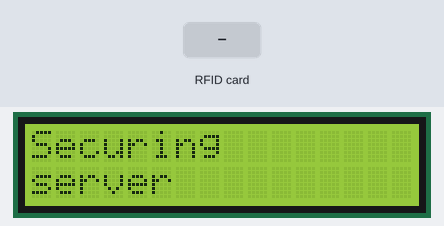
Bench run of a sketch on a simulated ESP8266 (NodeMCU). On the bench: 16×2 character LCD. The inputs (shaded band) are chosen by the test bench. WiFi joins after 1.5 s; servers stay silent unless stated; what the sketch prints to the serial monitor is not drawn.

Above: at 2.2 s.
At 10.5 s:
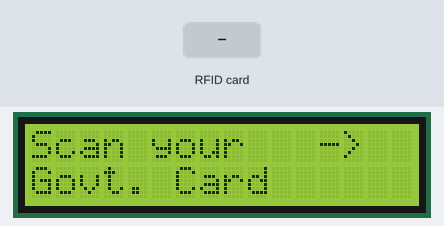
10.6 s: RFID card 75 95 96 06 91 held to the reader
At 12.2 s:
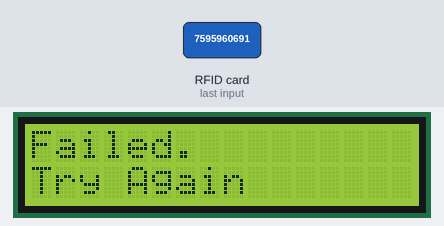
Timing chart, 0 to 13.7 s (numbered marks = the images above; inputs shaded):
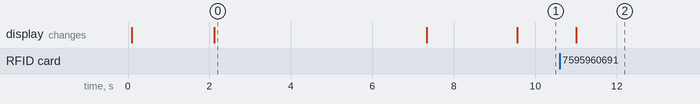

Measured:
- after the input at 10.6 s, the display: changes after 0.41 s (image 2)
- what the display in image 0 shows lasts 5.2 s, from 2.1 s to 7.3 s

The sketch:

rfid_display.ino
```cpp
#include <Arduino.h>
#include <ESP8266WiFi.h>
#include <SPI.h>
#include <MFRC522.h>
#include <HTTPSRedirect.h>

#include<Wire.h>
#include<LiquidCrystal_I2C.h>
LiquidCrystal_I2C lcd(0x27, 16, 2);
//---------------------------------------------------------------------------------------------------------
// Enter Google Script Deployment ID:
const char *GScriptId = "AKfycbwHNHM5nJcT8FFXahDisKgZrB8SMCCl58js2_S3L4HSWvqTsfhxoU4h-vVdB_6BSQBXjQ";
//---------------------------------------------------------------------------------------------------------
// Enter network credentials:
const char* ssid     = "Doraemon";
const char* password = "7595960691";
//---------------------------------------------------------------------------------------------------------
// Enter command (insert_row or append_row) and your Google Sheets sheet name (default is Sheet1):
String payload_base =  "{\"command\": \"insert_row\", \"sheet_name\": \"Sheet1\", \"values\": ";
String payload = "";
//---------------------------------------------------------------------------------------------------------
// Google Sheets setup
const char* host        = "script.google.com";
const int   httpsPort   = 443;
const char* fingerprint = "";
String url = String("/macros/s/") + GScriptId + "/exec";
HTTPSRedirect* client = nullptr;
//------------------------------------------------------------
// Declare variables that will be published to Google Sheets
String student_id;
//------------------------------------------------------------
int blocks[] = {4,5,6,8,9};
#define total_blocks  (sizeof(blocks) / sizeof(blocks[0]))
//------------------------------------------------------------
#define RST_PIN  0  //D3
#define SS_PIN   2  //D4
#define BUZZER   4  //D2


//------------------------------------------------------------
MFRC522 mfrc522(SS_PIN, RST_PIN);
MFRC522::MIFARE_Key key;
MFRC522::StatusCode status;
//------------------------------------------------------------
int blockNum = 2;
/* Create another array to read data from Block */
/* Legthn of buffer should be 2 Bytes more than the size of Block (16 Bytes) */
byte bufferLen = 18;
byte readBlockData[18];
//------------------------------------------------------------

/****************************************************************************************************
 * setup Function
****************************************************************************************************/
void setup() {
  //----------------------------------------------------------
  Serial.begin(9600);
  delay(10);
  Serial.println('\n');
  //----------------------------------------------------------
  SPI.begin();
  //----------------------------------------------------------
  //initialize lcd screen
  lcd.init();
  // turn on the backlight
  lcd.backlight();
  lcd.clear();
  lcd.setCursor(0,0); //col=0 row=0
  lcd.print("Govt. Card");
  lcd.setCursor(0,1); //col=0 row=0
  lcd.print("scanner");
  //----------------------------------------------------------
  // Connect to WiFi
  WiFi.begin(ssid, password);
  Serial.print("Connecting to ");
  Serial.print(ssid); Serial.println(" ...");

  while (WiFi.status() != WL_CONNECTED) {
    delay(1000);
    Serial.print(".");
  }
  Serial.println('\n');
  Serial.println("Connection established!");
  Serial.print("IP address:\t");
  Serial.println(WiFi.localIP());
  //----------------------------------------------------------
  // Use HTTPSRedirect class to create a new TLS connection
  client = new HTTPSRedirect(httpsPort);
  client->setInsecure();
  client->setPrintResponseBody(true);
  client->setContentTypeHeader("application/json");
  //----------------------------------------------------------
  lcd.clear();
  lcd.setCursor(0,0); //col=0 row=0
  lcd.print("Securing");
  lcd.setCursor(0,1); //col=0 row=0
  lcd.print("server");
  delay(5000);
  //----------------------------------------------------------
  Serial.print("Connecting to ");
  Serial.println(host);
  //----------------------------------------------------------
  // Try to connect for a maximum of 5 times
  bool flag = false;
  for(int i=0; i<5; i++){
    int retval = client->connect(host, httpsPort);
    //*************************************************
    if (retval == 1){
      flag = true;
      String msg = "Connected";
      Serial.println(msg);
      lcd.clear();
      lcd.setCursor(0,0); //col=0 row=0
      lcd.print(msg);
      lcd.setCursor(0,1);
      lcd.print("Server 1");
      delay(2000);
      break;
    }
    //*************************************************
    else
      Serial.println("Connection failed. Retrying...");
    //*************************************************
  }
  //----------------------------------------------------------
  if (!flag){
    //____________________________________________
    lcd.clear();
    lcd.setCursor(0,0); //col=0 row=0
    lcd.print("Connection fail");
    //____________________________________________
    Serial.print("Could not connect to server: ");
    Serial.println(host);
    delay(5000);
    return;
    //____________________________________________
  }
  //----------------------------------------------------------
  delete client;    // delete HTTPSRedirect object
  client = nullptr; // delete HTTPSRedirect object
  //----------------------------------------------------------
}

/****************************************************************************************************
 * loop Function
****************************************************************************************************/
void loop() {
  //----------------------------------------------------------------
  static bool flag = false;
  if (!flag){
    client = new HTTPSRedirect(httpsPort);
    client->setInsecure();
    flag = true;
    client->setPrintResponseBody(true);
    client->setContentTypeHeader("application/json");
  }
  if (client != nullptr){
    if (!client->connected())
      {client->connect(host, httpsPort);}
  }
  else{Serial.println("Error creating client object!");}
  //----------------------------------------------------------------
  lcd.clear();
  lcd.setCursor(0,0); //col=0 row=0
  lcd.print("Scan your   ->");
  lcd.setCursor(0,1);
  lcd.print("Govt. Card");

  /* Initialize MFRC522 Module */
  mfrc522.PCD_Init();
  /* Look for new cards */
  /* Reset the loop if no new card is present on RC522 Reader */
  if ( ! mfrc522.PICC_IsNewCardPresent()) {return;}
  /* Select one of the cards */
  if ( ! mfrc522.PICC_ReadCardSerial()) {return;}
  /* Read data from the same block */
  Serial.println();
  Serial.println(F("Reading last data from RFID..."));
  //----------------------------------------------------------------
  String values = "", data;
  /*
  //creating payload - method 1
  //----------------------------------------------------------------
  ReadDataFromBlock(blocks[0], readBlockData); //student id
  data = String((char*)readBlockData); data.trim();
  student_id = data;
  //----------------------------------------------------------------
  ReadDataFromBlock(blocks[1], readBlockData); //first name
  data = String((char*)readBlockData); data.trim();
  first_name = data;
  //----------------------------------------------------------------
  ReadDataFromBlock(blocks[2], readBlockData); //last name
  data = String((char*)readBlockData); data.trim();
  last_name = data;
  //----------------------------------------------------------------
  ReadDataFromBlock(blocks[3], readBlockData); //phone number
  data = String((char*)readBlockData); data.trim();
  phone_number = data;
  //----------------------------------------------------------------
  ReadDataFromBlock(blocks[4], readBlockData); //address
  data = String((char*)readBlockData); data.trim();
  address = data; data = "";
  //----------------------------------------------------------------
  values = "\"" + student_id + ",";
  values += first_name + ",";
  values += last_name + ",";
  values += phone_number + ",";
  values += address + "\"}";
  //----------------------------------------------------------------*/
  //creating payload - method 2 - More efficient
  for (byte i = 0; i < total_blocks; i++) {
    ReadDataFromBlock(blocks[i], readBlockData);
    //*************************************************
    if(i == 0){
      data = String((char*)readBlockData);
      data.trim();
      student_id = data;
      values = "\"" + data + ",";
    }
    //*************************************************
    else if(i == total_blocks-1){
      data = String((char*)readBlockData);
      data.trim();
      values += data + "\"}";
    }
    //*************************************************
    else{
      data = String((char*)readBlockData);
      data.trim();
      values += data + ",";
    }
  }
  //----------------------------------------------------------------
  // Create json object string to send to Google Sheets
  // values = "\"" + value0 + "," + value1 + "," + value2 + "\"}"
  payload = payload_base + values;
  //----------------------------------------------------------------
  lcd.clear();
  lcd.setCursor(0,0); //col=0 row=0
  lcd.print("Data stored");
  lcd.setCursor(0,1); //col=0 row=0
  lcd.print("Server 1");
  //----------------------------------------------------------------
  // Publish data to Google Sheets
  Serial.println("Publishing data...");
  Serial.println(payload);
  if(client->POST(url, host, payload)){
    // do stuff here if publish was successful
    lcd.clear();
    lcd.setCursor(0,0); //col=0 row=0
    lcd.print("Govt ID:");
    lcd.setCursor(0,1); //col=0 row=0
    lcd.print(student_id);
  }
  //----------------------------------------------------------------
  else{
    // do stuff here if publish was not successful
    Serial.println("Error while connecting");
    lcd.clear();
    lcd.setCursor(0,0); //col=0 row=0
    lcd.print("Failed.");
    lcd.setCursor(0,1); //col=0 row=0
    lcd.print("Try Again");
  }

  //----------------------------------------------------------------
  // a delay of several seconds is required before publishing again
  delay(5000);
}


/****************************************************************************************************
 *
****************************************************************************************************/
/****************************************************************************************************
 * ReadDataFromBlock() function
 ****************************************************************************************************/
void ReadDataFromBlock(int blockNum, byte readBlockData[])
{
  //----------------------------------------------------------------------------
  /* Prepare the ksy for authentication */
  /* All keys are set to FFFFFFFFFFFFh at chip delivery from the factory */
  for (byte i = 0; i < 6; i++) {
    key.keyByte[i] = 0xFF;
  }
  //----------------------------------------------------------------------------
  /* Authenticating the desired data block for Read access using Key A */
  status = mfrc522.PCD_Authenticate(MFRC522::PICC_CMD_MF_AUTH_KEY_A, blockNum, &key, &(mfrc522.uid));
  //----------------------------------------------------------------------------s
  if (status != MFRC522::STATUS_OK){
     Serial.print("Authentication failed for Read: ");
     Serial.println(mfrc522.GetStatusCodeName(status));
     return;
  }
  //----------------------------------------------------------------------------
  else {
    Serial.println("Authentication success");
  }
  //----------------------------------------------------------------------------
  /* Reading data from the Block */
  status = mfrc522.MIFARE_Read(blockNum, readBlockData, &bufferLen);
  if (status != MFRC522::STATUS_OK) {
    Serial.print("Reading failed: ");
    Serial.println(mfrc522.GetStatusCodeName(status));
    return;
  }
  //----------------------------------------------------------------------------
  else {
    readBlockData[16] = ' ';
    readBlockData[17] = ' ';
    Serial.println("Block was read successfully");
  }
  //----------------------------------------------------------------------------
}
```
